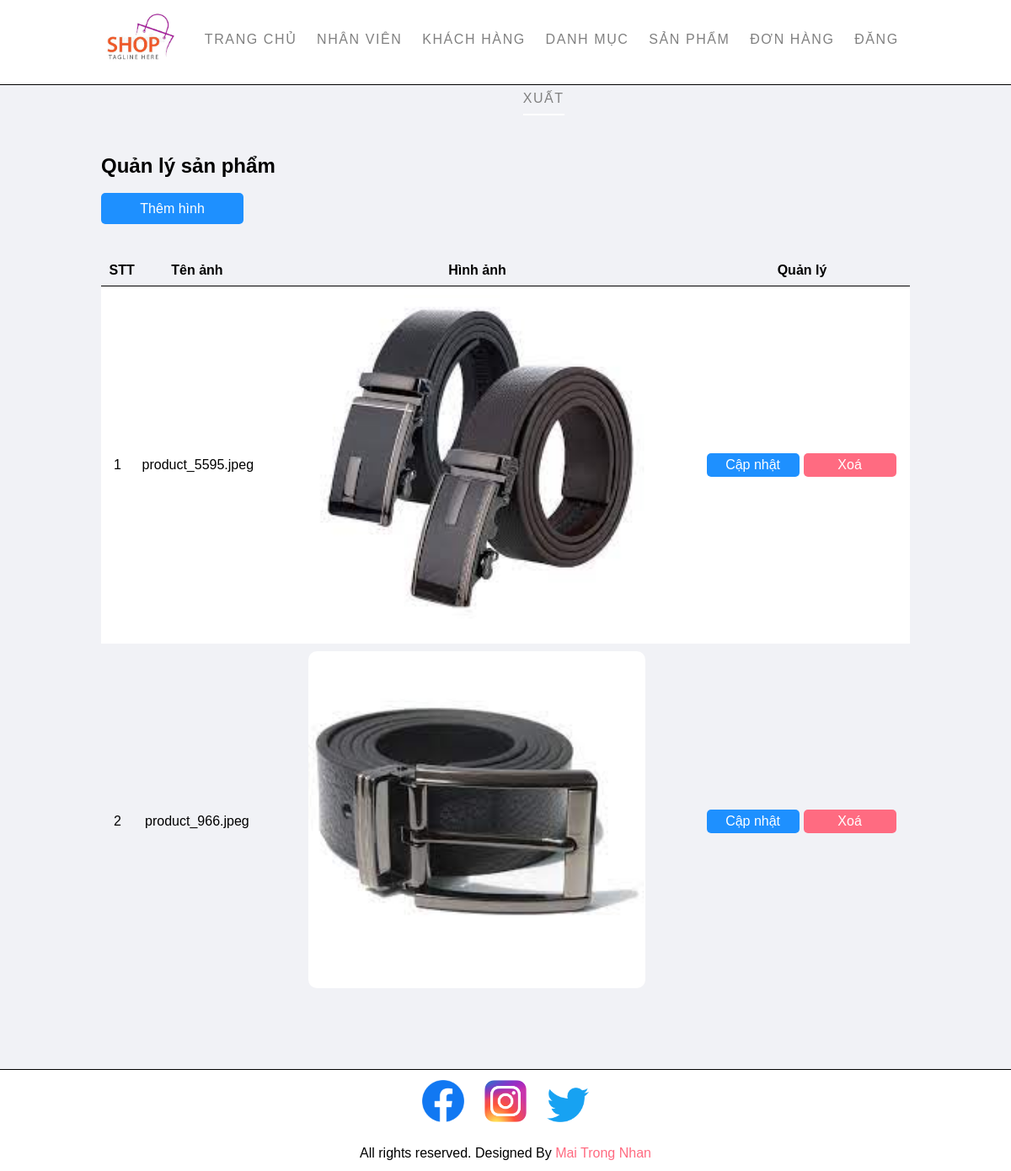
/Admin/manager-image.php?id=21 (signed in), run on the app's committed database.
### tables this page shows
CREATE TABLE `HinhHangHoa` (
  `MaHinh` int(5) NOT NULL,
  `TenHinh` varchar(200) DEFAULT NULL,
  `MSHH` int(5) DEFAULT NULL
);

### Config/connect.php (called while the page is built, shortened)
<?php
function executeSQLResult ($conn, $sql) {
    $result = mysqli_query($conn, $sql);
    $data = array();
    while ($row = mysqli_fetch_array($result)) {
        $data[] = $row;
    }
    return $data;
}
?>

### Admin/manager-image.php (the view, shortened to what this page needs)
<?php
include('./layouts/header.php');
if (isset($_GET['id'])) {
    $id = $_GET['id'];
} else {
    $_SESSION['error'] = 'Không lấy được dữ liệu';
    header('Location: ' . URL . 'Admin/manager-products.php');
}
?>
<section class="main text-content">
    <div class="container">
        <h1>Quản lý sản phẩm</h1>
        <br>
        <a href=<?php echo URL . "admin/add-image.php?id=$id"; ?> class="btn-200 btn-primary">Thêm hình</a>
        <br><br>
        <table class="tbl-manager">
            <tr>
                <th>STT</th>
                <th>Tên ảnh</th>
                <th>Hình ảnh</th>
                <th>Quản lý</th>
            </tr>
            <?php
            $conn = connectToDatabase();
            $sql = "SELECT * FROM `HinhHangHoa` WHERE MSHH=$id";
            $listImages = executeSQLResult($conn, $sql);
            for ($i = 1; $i <= count($listImages); $i++) {
                $id_image = $listImages[$i - 1]['MaHinh'];
                $image_name = $listImages[$i - 1]['TenHinh'];
                $path_image = URL.'images/products/'.$image_name;
                if ($i % 2 == 0) {
            ?>
                        <tr class="text-center">
                            <td><?php echo $i; ?></td>
                            <td class="name-product"><?php echo $image_name; ?></td>
                            <td><a href=<?php echo $path_image; ?>><img src=<?php echo $path_image; ?> width="400px" alt="No image" class="img-category"></a></td>
                            <td>
                                <a href=<?php echo URL . "admin/update-image-product.php?id=" . $id_image; ?> class="btn-primary">Cập nhật</a>
                                <a href=<?php echo URL . "admin/delete-item.php?id=" . $id_image . "&type=4"; ?> class="btn-danger">Xoá</a>
                            </td>
                        </tr>
                    <?php
                    } else {
                    ?>
                        <tr class="white text-center">
                            <td><?php echo $i; ?></td>
                            <td class="name-product"><?php echo $image_name; ?></td>
                            <td><a href=<?php echo $path_image; ?>><img src=<?php echo $path_image; ?> width="400px" alt="No image" class="img-category"></a></td>
                            <td>
                                <a href=<?php echo URL . "admin/update-image-product.php?id=" . $id_image; ?> class="btn-primary">Cập nhật</a>
                                <a href=<?php echo URL . "admin/delete-item.php?id=" . $id_image . "&type=4"; ?> class="btn-danger">Xoá</a>
                            </td>
                        </tr>
            <?php
                }
            }
            ?>
        </table>
    </div>
</section>
<?php
include('./layouts/footer.php');
?>

### Admin/css/style.css (style rules this page uses)
* { margin: 0; padding: 0; font-family: Arial, Helvetica, sans-serif; }
body { margin: 0; padding: 0; width: 100%; }
.container { width: 80%; margin: 0 auto; padding: 1%; }
.text-center { text-align: center; }
.white { background-color: white; }
.btn-200 { width: 150px; border: 0; }
.btn-primary { background-color: #1e90ff; padding: 1%; border: 0; border-radius: 5px; color: white; text-decoration: none; display: block; text-align: center; }
.btn-danger { background-color: #ff6b81; padding: 1%; border-radius: 5px; color: white; text-decoration: none; display: block; text-align: center; }
a { text-decoration: none; }
.main { background-color: #f1f2f6; padding-top: 70px; padding-bottom: 70px; border-bottom: 1px solid; }
.tbl-manager { width: 100%; padding: 0; margin: 0; border-spacing: 0; }
.tbl-manager tr th { border-bottom: 1px solid black; padding: 1%; margin-left: 100px; }
.tbl-manager tr td { padding: 1%; }
.tbl-manager tr td:last-child { width: 16em; }
.tbl-manager tr td:last-child a { width: 100px; float: left; padding: 5px; margin-left: 5px; }
.img-category { border-radius: 10px; }
.name-product { width: 150px; }

### data on the page
hinhhanghoa: TenHinh "product_5595.jpeg", TenHinh (picture)
hinhhanghoa: TenHinh "product_966.jpeg", TenHinh (picture)
